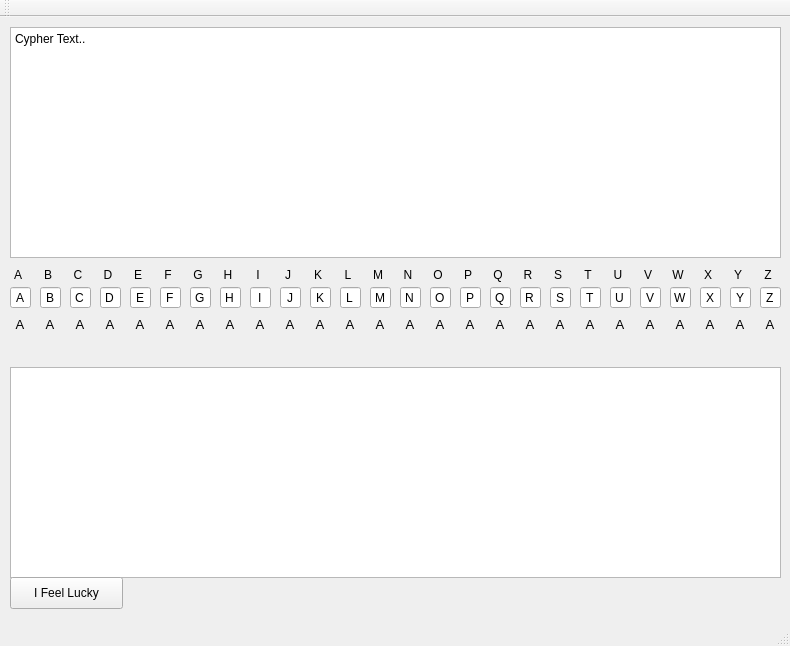
<?xml version="1.0" encoding="UTF-8"?>
<ui version="4.0">
 <class>MainWindow</class>
 <widget class="QMainWindow" name="MainWindow">
  <property name="geometry">
   <rect>
    <x>0</x>
    <y>0</y>
    <width>790</width>
    <height>646</height>
   </rect>
  </property>
  <property name="windowTitle">
   <string>MainWindow</string>
  </property>
  <widget class="QWidget" name="centralWidget">
   <widget class="QPlainTextEdit" name="plainTextEdit">
    <property name="geometry">
     <rect>
      <x>10</x>
      <y>10</y>
      <width>771</width>
      <height>231</height>
     </rect>
    </property>
    <property name="plainText">
     <string>Cypher Text..</string>
    </property>
   </widget>
   <widget class="QPlainTextEdit" name="plainTextEdit_2">
    <property name="geometry">
     <rect>
      <x>10</x>
      <y>350</y>
      <width>771</width>
      <height>211</height>
     </rect>
    </property>
   </widget>
   <widget class="QLineEdit" name="lineEdit">
    <property name="geometry">
     <rect>
      <x>10</x>
      <y>270</y>
      <width>21</width>
      <height>21</height>
     </rect>
    </property>
    <property name="text">
     <string>A</string>
    </property>
    <property name="maxLength">
     <number>1</number>
    </property>
    <property name="alignment">
     <set>Qt::AlignCenter</set>
    </property>
   </widget>
   <widget class="QLineEdit" name="lineEdit_2">
    <property name="geometry">
     <rect>
      <x>40</x>
      <y>270</y>
      <width>21</width>
      <height>21</height>
     </rect>
    </property>
    <property name="text">
     <string>B</string>
    </property>
    <property name="maxLength">
     <number>1</number>
    </property>
    <property name="alignment">
     <set>Qt::AlignCenter</set>
    </property>
   </widget>
   <widget class="QLineEdit" name="lineEdit_3">
    <property name="geometry">
     <rect>
      <x>70</x>
      <y>270</y>
      <width>21</width>
      <height>21</height>
     </rect>
    </property>
    <property name="text">
     <string>C</string>
    </property>
    <property name="maxLength">
     <number>1</number>
    </property>
    <property name="alignment">
     <set>Qt::AlignCenter</set>
    </property>
   </widget>
   <widget class="QLineEdit" name="lineEdit_4">
    <property name="geometry">
     <rect>
      <x>100</x>
      <y>270</y>
      <width>21</width>
      <height>21</height>
     </rect>
    </property>
    <property name="text">
     <string>D</string>
    </property>
    <property name="maxLength">
     <number>1</number>
    </property>
    <property name="alignment">
     <set>Qt::AlignCenter</set>
    </property>
   </widget>
   <widget class="QLineEdit" name="lineEdit_5">
    <property name="geometry">
     <rect>
      <x>130</x>
      <y>270</y>
      <width>21</width>
      <height>21</height>
     </rect>
    </property>
    <property name="text">
     <string>E</string>
    </property>
    <property name="maxLength">
     <number>1</number>
    </property>
    <property name="alignment">
     <set>Qt::AlignCenter</set>
    </property>
   </widget>
   <widget class="QLineEdit" name="lineEdit_6">
    <property name="geometry">
     <rect>
      <x>160</x>
      <y>270</y>
      <width>21</width>
      <height>21</height>
     </rect>
    </property>
    <property name="text">
     <string>F</string>
    </property>
    <property name="maxLength">
     <number>1</number>
    </property>
    <property name="alignment">
     <set>Qt::AlignCenter</set>
    </property>
   </widget>
   <widget class="QLineEdit" name="lineEdit_7">
    <property name="geometry">
     <rect>
      <x>190</x>
      <y>270</y>
      <width>21</width>
      <height>21</height>
     </rect>
    </property>
    <property name="text">
     <string>G</string>
    </property>
    <property name="maxLength">
     <number>1</number>
    </property>
    <property name="alignment">
     <set>Qt::AlignCenter</set>
    </property>
   </widget>
   <widget class="QLineEdit" name="lineEdit_8">
    <property name="geometry">
     <rect>
      <x>220</x>
      <y>270</y>
      <width>21</width>
      <height>21</height>
     </rect>
    </property>
    <property name="text">
     <string>H</string>
    </property>
    <property name="maxLength">
     <number>1</number>
    </property>
    <property name="alignment">
     <set>Qt::AlignCenter</set>
    </property>
   </widget>
   <widget class="QLineEdit" name="lineEdit_9">
    <property name="geometry">
     <rect>
      <x>250</x>
      <y>270</y>
      <width>21</width>
      <height>21</height>
     </rect>
    </property>
    <property name="text">
     <string>I</string>
    </property>
    <property name="maxLength">
     <number>1</number>
    </property>
    <property name="alignment">
     <set>Qt::AlignCenter</set>
    </property>
   </widget>
   <widget class="QLineEdit" name="lineEdit_10">
    <property name="geometry">
     <rect>
      <x>280</x>
      <y>270</y>
      <width>21</width>
      <height>21</height>
     </rect>
    </property>
    <property name="text">
     <string>J</string>
    </property>
    <property name="maxLength">
     <number>1</number>
    </property>
    <property name="alignment">
     <set>Qt::AlignCenter</set>
    </property>
   </widget>
   <widget class="QLineEdit" name="lineEdit_11">
    <property name="geometry">
     <rect>
      <x>310</x>
      <y>270</y>
      <width>21</width>
      <height>21</height>
     </rect>
    </property>
    <property name="text">
     <string>K</string>
    </property>
    <property name="maxLength">
     <number>1</number>
    </property>
    <property name="alignment">
     <set>Qt::AlignCenter</set>
    </property>
   </widget>
   <widget class="QLineEdit" name="lineEdit_12">
    <property name="geometry">
     <rect>
      <x>340</x>
      <y>270</y>
      <width>21</width>
      <height>21</height>
     </rect>
    </property>
    <property name="text">
     <string>L</string>
    </property>
    <property name="maxLength">
     <number>1</number>
    </property>
    <property name="alignment">
     <set>Qt::AlignCenter</set>
    </property>
   </widget>
   <widget class="QLineEdit" name="lineEdit_13">
    <property name="geometry">
     <rect>
      <x>370</x>
      <y>270</y>
      <width>21</width>
      <height>21</height>
     </rect>
    </property>
    <property name="text">
     <string>M</string>
    </property>
    <property name="maxLength">
     <number>1</number>
    </property>
    <property name="alignment">
     <set>Qt::AlignCenter</set>
    </property>
   </widget>
   <widget class="QLineEdit" name="lineEdit_14">
    <property name="geometry">
     <rect>
      <x>400</x>
      <y>270</y>
      <width>21</width>
      <height>21</height>
     </rect>
    </property>
    <property name="text">
     <string>N</string>
    </property>
    <property name="maxLength">
     <number>1</number>
    </property>
    <property name="alignment">
     <set>Qt::AlignCenter</set>
    </property>
   </widget>
   <widget class="QLineEdit" name="lineEdit_15">
    <property name="geometry">
     <rect>
      <x>430</x>
      <y>270</y>
      <width>21</width>
      <height>21</height>
     </rect>
    </property>
    <property name="text">
     <string>O</string>
    </property>
    <property name="maxLength">
     <number>1</number>
    </property>
    <property name="alignment">
     <set>Qt::AlignCenter</set>
    </property>
   </widget>
   <widget class="QLineEdit" name="lineEdit_16">
    <property name="geometry">
     <rect>
      <x>460</x>
      <y>270</y>
      <width>21</width>
      <height>21</height>
     </rect>
    </property>
    <property name="text">
     <string>P</string>
    </property>
    <property name="maxLength">
     <number>1</number>
    </property>
    <property name="alignment">
     <set>Qt::AlignCenter</set>
    </property>
   </widget>
   <widget class="QLineEdit" name="lineEdit_17">
    <property name="geometry">
     <rect>
      <x>490</x>
      <y>270</y>
      <width>21</width>
      <height>21</height>
     </rect>
    </property>
    <property name="text">
     <string>Q</string>
    </property>
    <property name="maxLength">
     <number>1</number>
    </property>
    <property name="alignment">
     <set>Qt::AlignCenter</set>
    </property>
   </widget>
   <widget class="QLineEdit" name="lineEdit_18">
    <property name="geometry">
     <rect>
      <x>520</x>
      <y>270</y>
      <width>21</width>
      <height>21</height>
     </rect>
    </property>
    <property name="text">
     <string>R</string>
    </property>
    <property name="maxLength">
     <number>1</number>
    </property>
    <property name="alignment">
     <set>Qt::AlignCenter</set>
    </property>
   </widget>
   <widget class="QLineEdit" name="lineEdit_19">
    <property name="geometry">
     <rect>
      <x>550</x>
      <y>270</y>
      <width>21</width>
      <height>21</height>
     </rect>
    </property>
    <property name="text">
     <string>S</string>
    </property>
    <property name="maxLength">
     <number>1</number>
    </property>
    <property name="alignment">
     <set>Qt::AlignCenter</set>
    </property>
   </widget>
   <widget class="QLineEdit" name="lineEdit_20">
    <property name="geometry">
     <rect>
      <x>580</x>
      <y>270</y>
      <width>21</width>
      <height>21</height>
     </rect>
    </property>
    <property name="text">
     <string>T</string>
    </property>
    <property name="maxLength">
     <number>1</number>
    </property>
    <property name="alignment">
     <set>Qt::AlignCenter</set>
    </property>
   </widget>
   <widget class="QLineEdit" name="lineEdit_21">
    <property name="geometry">
     <rect>
      <x>610</x>
      <y>270</y>
      <width>21</width>
      <height>21</height>
     </rect>
    </property>
    <property name="text">
     <string>U</string>
    </property>
    <property name="maxLength">
     <number>1</number>
    </property>
    <property name="alignment">
     <set>Qt::AlignCenter</set>
    </property>
   </widget>
   <widget class="QLineEdit" name="lineEdit_22">
    <property name="geometry">
     <rect>
      <x>640</x>
      <y>270</y>
      <width>21</width>
      <height>21</height>
     </rect>
    </property>
    <property name="text">
     <string>V</string>
    </property>
    <property name="maxLength">
     <number>1</number>
    </property>
    <property name="alignment">
     <set>Qt::AlignCenter</set>
    </property>
   </widget>
   <widget class="QLineEdit" name="lineEdit_23">
    <property name="geometry">
     <rect>
      <x>670</x>
      <y>270</y>
      <width>21</width>
      <height>21</height>
     </rect>
    </property>
    <property name="text">
     <string>W</string>
    </property>
    <property name="maxLength">
     <number>1</number>
    </property>
    <property name="alignment">
     <set>Qt::AlignCenter</set>
    </property>
   </widget>
   <widget class="QLineEdit" name="lineEdit_24">
    <property name="geometry">
     <rect>
      <x>700</x>
      <y>270</y>
      <width>21</width>
      <height>21</height>
     </rect>
    </property>
    <property name="text">
     <string>X</string>
    </property>
    <property name="maxLength">
     <number>1</number>
    </property>
    <property name="alignment">
     <set>Qt::AlignCenter</set>
    </property>
   </widget>
   <widget class="QLineEdit" name="lineEdit_25">
    <property name="geometry">
     <rect>
      <x>730</x>
      <y>270</y>
      <width>21</width>
      <height>21</height>
     </rect>
    </property>
    <property name="text">
     <string>Y</string>
    </property>
    <property name="maxLength">
     <number>1</number>
    </property>
    <property name="alignment">
     <set>Qt::AlignCenter</set>
    </property>
   </widget>
   <widget class="QLineEdit" name="lineEdit_26">
    <property name="geometry">
     <rect>
      <x>760</x>
      <y>270</y>
      <width>21</width>
      <height>21</height>
     </rect>
    </property>
    <property name="text">
     <string>Z</string>
    </property>
    <property name="maxLength">
     <number>1</number>
    </property>
    <property name="alignment">
     <set>Qt::AlignCenter</set>
    </property>
   </widget>
   <widget class="QLabel" name="label">
    <property name="geometry">
     <rect>
      <x>10</x>
      <y>250</y>
      <width>16</width>
      <height>16</height>
     </rect>
    </property>
    <property name="text">
     <string>A</string>
    </property>
    <property name="alignment">
     <set>Qt::AlignCenter</set>
    </property>
   </widget>
   <widget class="QLabel" name="label_2">
    <property name="geometry">
     <rect>
      <x>40</x>
      <y>250</y>
      <width>16</width>
      <height>16</height>
     </rect>
    </property>
    <property name="text">
     <string>B</string>
    </property>
    <property name="alignment">
     <set>Qt::AlignCenter</set>
    </property>
   </widget>
   <widget class="QLabel" name="label_3">
    <property name="geometry">
     <rect>
      <x>70</x>
      <y>250</y>
      <width>16</width>
      <height>16</height>
     </rect>
    </property>
    <property name="text">
     <string>C</string>
    </property>
    <property name="alignment">
     <set>Qt::AlignCenter</set>
    </property>
   </widget>
   <widget class="QLabel" name="label_4">
    <property name="geometry">
     <rect>
      <x>100</x>
      <y>250</y>
      <width>16</width>
      <height>16</height>
     </rect>
    </property>
    <property name="text">
     <string>D</string>
    </property>
    <property name="alignment">
     <set>Qt::AlignCenter</set>
    </property>
   </widget>
   <widget class="QLabel" name="label_5">
    <property name="geometry">
     <rect>
      <x>130</x>
      <y>250</y>
      <width>16</width>
      <height>16</height>
     </rect>
    </property>
    <property name="text">
     <string>E</string>
    </property>
    <property name="alignment">
     <set>Qt::AlignCenter</set>
    </property>
   </widget>
   <widget class="QLabel" name="label_6">
    <property name="geometry">
     <rect>
      <x>160</x>
      <y>250</y>
      <width>16</width>
      <height>16</height>
     </rect>
    </property>
    <property name="text">
     <string>F</string>
    </property>
    <property name="alignment">
     <set>Qt::AlignCenter</set>
    </property>
   </widget>
   <widget class="QLabel" name="label_7">
    <property name="geometry">
     <rect>
      <x>190</x>
      <y>250</y>
      <width>16</width>
      <height>16</height>
     </rect>
    </property>
    <property name="text">
     <string>G</string>
    </property>
    <property name="alignment">
     <set>Qt::AlignCenter</set>
    </property>
   </widget>
   <widget class="QLabel" name="label_8">
    <property name="geometry">
     <rect>
      <x>220</x>
      <y>250</y>
      <width>16</width>
      <height>16</height>
     </rect>
    </property>
    <property name="text">
     <string>H</string>
    </property>
    <property name="alignment">
     <set>Qt::AlignCenter</set>
    </property>
   </widget>
   <widget class="QLabel" name="label_9">
    <property name="geometry">
     <rect>
      <x>250</x>
      <y>250</y>
      <width>16</width>
      <height>16</height>
     </rect>
    </property>
    <property name="text">
     <string>I</string>
    </property>
    <property name="alignment">
     <set>Qt::AlignCenter</set>
    </property>
   </widget>
   <widget class="QLabel" name="label_10">
    <property name="geometry">
     <rect>
      <x>280</x>
      <y>250</y>
      <width>16</width>
      <height>16</height>
     </rect>
    </property>
    <property name="text">
     <string>J</string>
    </property>
    <property name="alignment">
     <set>Qt::AlignCenter</set>
    </property>
   </widget>
   <widget class="QLabel" name="label_11">
    <property name="geometry">
     <rect>
      <x>310</x>
      <y>250</y>
      <width>16</width>
      <height>16</height>
     </rect>
    </property>
    <property name="text">
     <string>K</string>
    </property>
    <property name="alignment">
     <set>Qt::AlignCenter</set>
    </property>
   </widget>
   <widget class="QLabel" name="label_12">
    <property name="geometry">
     <rect>
      <x>340</x>
      <y>250</y>
      <width>16</width>
      <height>16</height>
     </rect>
    </property>
    <property name="text">
     <string>L</string>
    </property>
    <property name="alignment">
     <set>Qt::AlignCenter</set>
    </property>
   </widget>
   <widget class="QLabel" name="label_13">
    <property name="geometry">
     <rect>
      <x>370</x>
      <y>250</y>
      <width>16</width>
      <height>16</height>
     </rect>
    </property>
    <property name="text">
     <string>M</string>
    </property>
    <property name="alignment">
     <set>Qt::AlignCenter</set>
    </property>
   </widget>
   <widget class="QLabel" name="label_14">
    <property name="geometry">
     <rect>
      <x>400</x>
      <y>250</y>
      <width>16</width>
      <height>16</height>
     </rect>
    </property>
    <property name="text">
     <string>N</string>
    </property>
    <property name="alignment">
     <set>Qt::AlignCenter</set>
    </property>
   </widget>
   <widget class="QLabel" name="label_15">
    <property name="geometry">
     <rect>
      <x>430</x>
      <y>250</y>
      <width>16</width>
      <height>16</height>
     </rect>
    </property>
    <property name="text">
     <string>O</string>
    </property>
    <property name="alignment">
     <set>Qt::AlignCenter</set>
    </property>
   </widget>
   <widget class="QLabel" name="label_16">
    <property name="geometry">
     <rect>
      <x>460</x>
      <y>250</y>
      <width>16</width>
      <height>16</height>
     </rect>
    </property>
    <property name="text">
     <string>P</string>
    </property>
    <property name="alignment">
     <set>Qt::AlignCenter</set>
    </property>
   </widget>
   <widget class="QLabel" name="label_17">
    <property name="geometry">
     <rect>
      <x>490</x>
      <y>250</y>
      <width>16</width>
      <height>16</height>
     </rect>
    </property>
    <property name="text">
     <string>Q</string>
    </property>
    <property name="alignment">
     <set>Qt::AlignCenter</set>
    </property>
   </widget>
   <widget class="QLabel" name="label_18">
    <property name="geometry">
     <rect>
      <x>520</x>
      <y>250</y>
      <width>16</width>
      <height>16</height>
     </rect>
    </property>
    <property name="text">
     <string>R</string>
    </property>
    <property name="alignment">
     <set>Qt::AlignCenter</set>
    </property>
   </widget>
   <widget class="QLabel" name="label_19">
    <property name="geometry">
     <rect>
      <x>550</x>
      <y>250</y>
      <width>16</width>
      <height>16</height>
     </rect>
    </property>
    <property name="text">
     <string>S</string>
    </property>
    <property name="alignment">
     <set>Qt::AlignCenter</set>
    </property>
   </widget>
   <widget class="QLabel" name="label_20">
    <property name="geometry">
     <rect>
      <x>580</x>
      <y>250</y>
      <width>16</width>
      <height>16</height>
     </rect>
    </property>
    <property name="text">
     <string>T</string>
    </property>
    <property name="alignment">
     <set>Qt::AlignCenter</set>
    </property>
   </widget>
   <widget class="QLabel" name="label_21">
    <property name="geometry">
     <rect>
      <x>610</x>
      <y>250</y>
      <width>16</width>
      <height>16</height>
     </rect>
    </property>
    <property name="text">
     <string>U</string>
    </property>
    <property name="alignment">
     <set>Qt::AlignCenter</set>
    </property>
   </widget>
   <widget class="QLabel" name="label_22">
    <property name="geometry">
     <rect>
      <x>640</x>
      <y>250</y>
      <width>16</width>
      <height>16</height>
     </rect>
    </property>
    <property name="text">
     <string>V</string>
    </property>
    <property name="alignment">
     <set>Qt::AlignCenter</set>
    </property>
   </widget>
   <widget class="QLabel" name="label_23">
    <property name="geometry">
     <rect>
      <x>670</x>
      <y>250</y>
      <width>16</width>
      <height>16</height>
     </rect>
    </property>
    <property name="text">
     <string>W</string>
    </property>
    <property name="alignment">
     <set>Qt::AlignCenter</set>
    </property>
   </widget>
   <widget class="QLabel" name="label_24">
    <property name="geometry">
     <rect>
      <x>700</x>
      <y>250</y>
      <width>16</width>
      <height>16</height>
     </rect>
    </property>
    <property name="text">
     <string>X</string>
    </property>
    <property name="alignment">
     <set>Qt::AlignCenter</set>
    </property>
   </widget>
   <widget class="QLabel" name="label_25">
    <property name="geometry">
     <rect>
      <x>730</x>
      <y>250</y>
      <width>16</width>
      <height>16</height>
     </rect>
    </property>
    <property name="text">
     <string>Y</string>
    </property>
    <property name="alignment">
     <set>Qt::AlignCenter</set>
    </property>
   </widget>
   <widget class="QLabel" name="label_26">
    <property name="geometry">
     <rect>
      <x>760</x>
      <y>250</y>
      <width>16</width>
      <height>16</height>
     </rect>
    </property>
    <property name="text">
     <string>Z</string>
    </property>
    <property name="alignment">
     <set>Qt::AlignCenter</set>
    </property>
   </widget>
   <widget class="QLabel" name="p_1">
    <property name="geometry">
     <rect>
      <x>10</x>
      <y>300</y>
      <width>20</width>
      <height>32</height>
     </rect>
    </property>
    <property name="font">
     <font>
      <pointsize>10</pointsize>
     </font>
    </property>
    <property name="text">
     <string>A</string>
    </property>
    <property name="alignment">
     <set>Qt::AlignHCenter|Qt::AlignTop</set>
    </property>
   </widget>
   <widget class="QLabel" name="p_2">
    <property name="geometry">
     <rect>
      <x>40</x>
      <y>300</y>
      <width>20</width>
      <height>32</height>
     </rect>
    </property>
    <property name="font">
     <font>
      <pointsize>10</pointsize>
     </font>
    </property>
    <property name="text">
     <string>A</string>
    </property>
    <property name="alignment">
     <set>Qt::AlignHCenter|Qt::AlignTop</set>
    </property>
   </widget>
   <widget class="QLabel" name="p_3">
    <property name="geometry">
     <rect>
      <x>70</x>
      <y>300</y>
      <width>20</width>
      <height>32</height>
     </rect>
    </property>
    <property name="font">
     <font>
      <pointsize>10</pointsize>
     </font>
    </property>
    <property name="text">
     <string>A</string>
    </property>
    <property name="alignment">
     <set>Qt::AlignHCenter|Qt::AlignTop</set>
    </property>
   </widget>
   <widget class="QLabel" name="p_4">
    <property name="geometry">
     <rect>
      <x>100</x>
      <y>300</y>
      <width>20</width>
      <height>32</height>
     </rect>
    </property>
    <property name="font">
     <font>
      <pointsize>10</pointsize>
     </font>
    </property>
    <property name="text">
     <string>A</string>
    </property>
    <property name="alignment">
     <set>Qt::AlignHCenter|Qt::AlignTop</set>
    </property>
   </widget>
   <widget class="QLabel" name="p_5">
    <property name="geometry">
     <rect>
      <x>130</x>
      <y>300</y>
      <width>20</width>
      <height>32</height>
     </rect>
    </property>
    <property name="font">
     <font>
      <pointsize>10</pointsize>
     </font>
    </property>
    <property name="text">
     <string>A</string>
    </property>
    <property name="alignment">
     <set>Qt::AlignHCenter|Qt::AlignTop</set>
    </property>
   </widget>
   <widget class="QLabel" name="p_6">
    <property name="geometry">
     <rect>
      <x>160</x>
      <y>300</y>
      <width>20</width>
      <height>32</height>
     </rect>
    </property>
    <property name="font">
     <font>
      <pointsize>10</pointsize>
     </font>
    </property>
    <property name="text">
     <string>A</string>
    </property>
    <property name="alignment">
     <set>Qt::AlignHCenter|Qt::AlignTop</set>
    </property>
   </widget>
   <widget class="QLabel" name="p_7">
    <property name="geometry">
     <rect>
      <x>190</x>
      <y>300</y>
      <width>20</width>
      <height>32</height>
     </rect>
    </property>
    <property name="font">
     <font>
      <pointsize>10</pointsize>
     </font>
    </property>
    <property name="text">
     <string>A</string>
    </property>
    <property name="alignment">
     <set>Qt::AlignHCenter|Qt::AlignTop</set>
    </property>
   </widget>
   <widget class="QLabel" name="p_8">
    <property name="geometry">
     <rect>
      <x>220</x>
      <y>300</y>
      <width>20</width>
      <height>32</height>
     </rect>
    </property>
    <property name="font">
     <font>
      <pointsize>10</pointsize>
     </font>
    </property>
    <property name="text">
     <string>A</string>
    </property>
    <property name="alignment">
     <set>Qt::AlignHCenter|Qt::AlignTop</set>
    </property>
   </widget>
   <widget class="QLabel" name="p_9">
    <property name="geometry">
     <rect>
      <x>250</x>
      <y>300</y>
      <width>20</width>
      <height>32</height>
     </rect>
    </property>
    <property name="font">
     <font>
      <pointsize>10</pointsize>
     </font>
    </property>
    <property name="text">
     <string>A</string>
    </property>
    <property name="alignment">
     <set>Qt::AlignHCenter|Qt::AlignTop</set>
    </property>
   </widget>
   <widget class="QLabel" name="p_10">
    <property name="geometry">
     <rect>
      <x>280</x>
      <y>300</y>
      <width>20</width>
      <height>32</height>
     </rect>
    </property>
    <property name="font">
     <font>
      <pointsize>10</pointsize>
     </font>
    </property>
    <property name="text">
     <string>A</string>
    </property>
    <property name="alignment">
     <set>Qt::AlignHCenter|Qt::AlignTop</set>
    </property>
   </widget>
   <widget class="QLabel" name="p_11">
    <property name="geometry">
     <rect>
      <x>310</x>
      <y>300</y>
      <width>20</width>
      <height>32</height>
     </rect>
    </property>
    <property name="font">
     <font>
      <pointsize>10</pointsize>
     </font>
    </property>
    <property name="text">
     <string>A</string>
    </property>
    <property name="alignment">
     <set>Qt::AlignHCenter|Qt::AlignTop</set>
    </property>
   </widget>
   <widget class="QLabel" name="p_12">
    <property name="geometry">
     <rect>
      <x>340</x>
      <y>300</y>
      <width>20</width>
      <height>32</height>
     </rect>
    </property>
    <property name="font">
     <font>
      <pointsize>10</pointsize>
     </font>
    </property>
    <property name="text">
     <string>A</string>
    </property>
    <property name="alignment">
     <set>Qt::AlignHCenter|Qt::AlignTop</set>
    </property>
   </widget>
   <widget class="QLabel" name="p_13">
    <property name="geometry">
     <rect>
      <x>370</x>
      <y>300</y>
      <width>20</width>
      <height>32</height>
     </rect>
    </property>
    <property name="font">
     <font>
      <pointsize>10</pointsize>
     </font>
    </property>
    <property name="text">
     <string>A</string>
    </property>
    <property name="alignment">
     <set>Qt::AlignHCenter|Qt::AlignTop</set>
    </property>
   </widget>
   <widget class="QLabel" name="p_14">
    <property name="geometry">
     <rect>
      <x>400</x>
      <y>300</y>
      <width>20</width>
      <height>32</height>
     </rect>
    </property>
    <property name="font">
     <font>
      <pointsize>10</pointsize>
     </font>
    </property>
    <property name="text">
     <string>A</string>
    </property>
    <property name="alignment">
     <set>Qt::AlignHCenter|Qt::AlignTop</set>
    </property>
   </widget>
   <widget class="QLabel" name="p_15">
    <property name="geometry">
     <rect>
      <x>430</x>
      <y>300</y>
      <width>20</width>
      <height>32</height>
     </rect>
    </property>
    <property name="font">
     <font>
      <pointsize>10</pointsize>
     </font>
    </property>
    <property name="text">
     <string>A</string>
    </property>
    <property name="alignment">
     <set>Qt::AlignHCenter|Qt::AlignTop</set>
    </property>
   </widget>
   <widget class="QLabel" name="p_16">
    <property name="geometry">
     <rect>
      <x>460</x>
      <y>300</y>
      <width>20</width>
      <height>32</height>
     </rect>
    </property>
    <property name="font">
     <font>
      <pointsize>10</pointsize>
     </font>
    </property>
    <property name="text">
     <string>A</string>
    </property>
    <property name="alignment">
     <set>Qt::AlignHCenter|Qt::AlignTop</set>
    </property>
   </widget>
   <widget class="QLabel" name="p_17">
    <property name="geometry">
     <rect>
      <x>490</x>
      <y>300</y>
      <width>20</width>
      <height>32</height>
     </rect>
    </property>
    <property name="font">
     <font>
      <pointsize>10</pointsize>
     </font>
    </property>
    <property name="text">
     <string>A</string>
    </property>
    <property name="alignment">
     <set>Qt::AlignHCenter|Qt::AlignTop</set>
    </property>
   </widget>
   <widget class="QLabel" name="p_18">
    <property name="geometry">
     <rect>
      <x>520</x>
      <y>300</y>
      <width>20</width>
      <height>32</height>
     </rect>
    </property>
    <property name="font">
     <font>
      <pointsize>10</pointsize>
     </font>
    </property>
    <property name="text">
     <string>A</string>
    </property>
    <property name="alignment">
     <set>Qt::AlignHCenter|Qt::AlignTop</set>
    </property>
   </widget>
   <widget class="QLabel" name="p_19">
    <property name="geometry">
     <rect>
      <x>550</x>
      <y>300</y>
      <width>20</width>
      <height>32</height>
     </rect>
    </property>
    <property name="font">
     <font>
      <pointsize>10</pointsize>
     </font>
    </property>
    <property name="text">
     <string>A</string>
    </property>
    <property name="alignment">
     <set>Qt::AlignHCenter|Qt::AlignTop</set>
    </property>
   </widget>
   <widget class="QLabel" name="p_20">
    <property name="geometry">
     <rect>
      <x>580</x>
      <y>300</y>
      <width>20</width>
      <height>32</height>
     </rect>
    </property>
    <property name="font">
     <font>
      <pointsize>10</pointsize>
     </font>
    </property>
    <property name="text">
     <string>A</string>
    </property>
    <property name="alignment">
     <set>Qt::AlignHCenter|Qt::AlignTop</set>
    </property>
   </widget>
   <widget class="QLabel" name="p_21">
    <property name="geometry">
     <rect>
      <x>610</x>
      <y>300</y>
      <width>20</width>
      <height>32</height>
     </rect>
    </property>
    <property name="font">
     <font>
      <pointsize>10</pointsize>
     </font>
    </property>
    <property name="text">
     <string>A</string>
    </property>
    <property name="alignment">
     <set>Qt::AlignHCenter|Qt::AlignTop</set>
    </property>
   </widget>
   <widget class="QLabel" name="p_22">
    <property name="geometry">
     <rect>
      <x>640</x>
      <y>300</y>
      <width>20</width>
      <height>32</height>
     </rect>
    </property>
    <property name="font">
     <font>
      <pointsize>10</pointsize>
     </font>
    </property>
    <property name="text">
     <string>A</string>
    </property>
    <property name="alignment">
     <set>Qt::AlignHCenter|Qt::AlignTop</set>
    </property>
   </widget>
   <widget class="QLabel" name="p_23">
    <property name="geometry">
     <rect>
      <x>670</x>
      <y>300</y>
      <width>20</width>
      <height>32</height>
     </rect>
    </property>
    <property name="font">
     <font>
      <pointsize>10</pointsize>
     </font>
    </property>
    <property name="text">
     <string>A</string>
    </property>
    <property name="alignment">
     <set>Qt::AlignHCenter|Qt::AlignTop</set>
    </property>
   </widget>
   <widget class="QLabel" name="p_24">
    <property name="geometry">
     <rect>
      <x>700</x>
      <y>300</y>
      <width>20</width>
      <height>32</height>
     </rect>
    </property>
    <property name="font">
     <font>
      <pointsize>10</pointsize>
     </font>
    </property>
    <property name="text">
     <string>A</string>
    </property>
    <property name="alignment">
     <set>Qt::AlignHCenter|Qt::AlignTop</set>
    </property>
   </widget>
   <widget class="QLabel" name="p_25">
    <property name="geometry">
     <rect>
      <x>730</x>
      <y>300</y>
      <width>20</width>
      <height>32</height>
     </rect>
    </property>
    <property name="font">
     <font>
      <pointsize>10</pointsize>
     </font>
    </property>
    <property name="text">
     <string>A</string>
    </property>
    <property name="alignment">
     <set>Qt::AlignHCenter|Qt::AlignTop</set>
    </property>
   </widget>
   <widget class="QLabel" name="p_26">
    <property name="geometry">
     <rect>
      <x>760</x>
      <y>300</y>
      <width>20</width>
      <height>32</height>
     </rect>
    </property>
    <property name="font">
     <font>
      <pointsize>10</pointsize>
     </font>
    </property>
    <property name="text">
     <string>A</string>
    </property>
    <property name="alignment">
     <set>Qt::AlignHCenter|Qt::AlignTop</set>
    </property>
   </widget>
   <widget class="QPushButton" name="pushButton">
    <property name="geometry">
     <rect>
      <x>10</x>
      <y>560</y>
      <width>113</width>
      <height>32</height>
     </rect>
    </property>
    <property name="text">
     <string>I Feel Lucky</string>
    </property>
   </widget>
  </widget>
  <widget class="QMenuBar" name="menuBar">
   <property name="geometry">
    <rect>
     <x>0</x>
     <y>0</y>
     <width>790</width>
     <height>22</height>
    </rect>
   </property>
  </widget>
  <widget class="QToolBar" name="mainToolBar">
   <attribute name="toolBarArea">
    <enum>TopToolBarArea</enum>
   </attribute>
   <attribute name="toolBarBreak">
    <bool>false</bool>
   </attribute>
  </widget>
  <widget class="QStatusBar" name="statusBar"/>
 </widget>
 <layoutdefault spacing="6" margin="11"/>
 <resources/>
 <connections/>
</ui>
